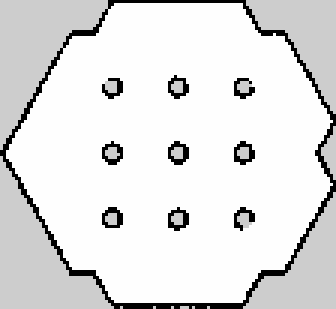
#> input picture 03_Maps/run_heuristic.pgm, 112 x 103 px, found by its file name (shown 3 times larger)
$ python make_plots.py
#> lines starting #> are read from the running program, lines starting #| are printed output that depends on the picture
#!/usr/bin/env python3
"""Generate the comparison figures for the project report."""

import os
import numpy as np
import matplotlib
matplotlib.use('Agg')
import matplotlib.pyplot as plt

OUT = os.path.expanduser('~/ros2_ws/src/explore_nav/results')
MAPS = os.path.expanduser('~/maps')
os.makedirs(OUT, exist_ok=True)

C_HEUR, C_RL, C_NEAR, C_RAND = '#4C72B0', '#DD8452', '#55A868', '#8C8C8C'
plt.rcParams.update({'font.size': 11, 'axes.spines.top': False,
                     'axes.spines.right': False, 'figure.dpi': 130})


def label_bars(ax, bars, fmt='{:.1f}'):
    for b in bars:
        ax.text(b.get_x() + b.get_width()/2, b.get_height(),
                fmt.format(b.get_height()), ha='center', va='bottom',
                fontsize=10, fontweight='bold')


# ---------- Figure 1: Gazebo head-to-head ----------
metrics = [('Time to complete (s)', 134.5, 120.1, '{:.1f}'),
           ('Path length (m)',       14.6,  11.4, '{:.1f}'),
           ('Goals dispatched',      18,    16,   '{:.0f}'),
           ('Coverage (% cells)',    74.5,  74.3, '{:.1f}')]

fig, axes = plt.subplots(1, 4, figsize=(13, 3.8))
for ax, (title, h, r, fmt) in zip(axes, metrics):
    bars = ax.bar(['Heuristic', 'RL (PPO)'], [h, r], color=[C_HEUR, C_RL], width=0.6)
    label_bars(ax, bars, fmt)
    ax.set_title(title, fontsize=11)
    ax.set_ylim(0, max(h, r) * 1.25)
    ax.grid(axis='y', alpha=0.25)
    ax.set_axisbelow(True)
fig.suptitle('Gazebo: learned policy vs hand-coded heuristic (turtlebot3_world)',
             fontsize=13, fontweight='bold')
fig.tight_layout()
fig.savefig(f'{OUT}/fig1_gazebo_comparison.png', bbox_inches='tight')
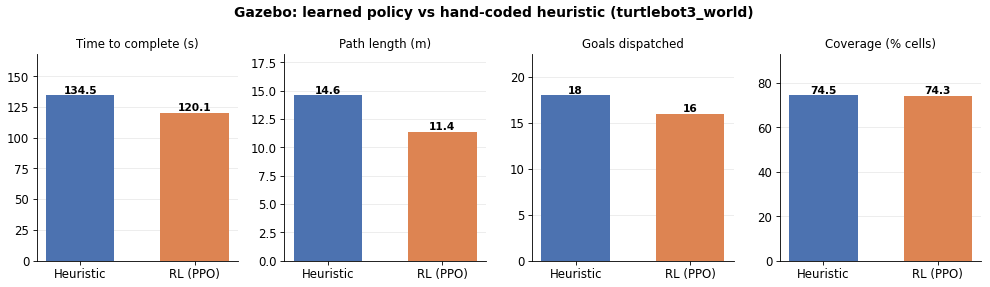
#> figure drawn by matplotlib, 4 panels
print('fig1 saved')


# ---------- Figure 2: simulator benchmark, 50 maps ----------
pol = ['Random', 'Nearest', 'Heuristic', 'PPO (ours)']
rew = [-32.60, 59.75, 60.21, 59.47]
cov = [65.7, 98.3, 98.2, 98.4]
cols = [C_RAND, C_NEAR, C_HEUR, C_RL]

fig, (a1, a2) = plt.subplots(1, 2, figsize=(11, 4))
b1 = a1.bar(pol, rew, color=cols, width=0.62)
label_bars(a1, b1, '{:.2f}')
a1.axhline(0, color='black', lw=0.8)
a1.set_title('Mean episode reward')
a1.grid(axis='y', alpha=0.25); a1.set_axisbelow(True)

b2 = a2.bar(pol, cov, color=cols, width=0.62)
label_bars(a2, b2, '{:.1f}')
a2.set_ylim(0, 108)
a2.set_title('Mean coverage (%)')
a2.grid(axis='y', alpha=0.25); a2.set_axisbelow(True)

fig.suptitle('Simulator benchmark - 50 identical randomised maze maps per policy',
             fontsize=13, fontweight='bold')
fig.tight_layout()
fig.savefig(f'{OUT}/fig2_benchmark_50maps.png', bbox_inches='tight')
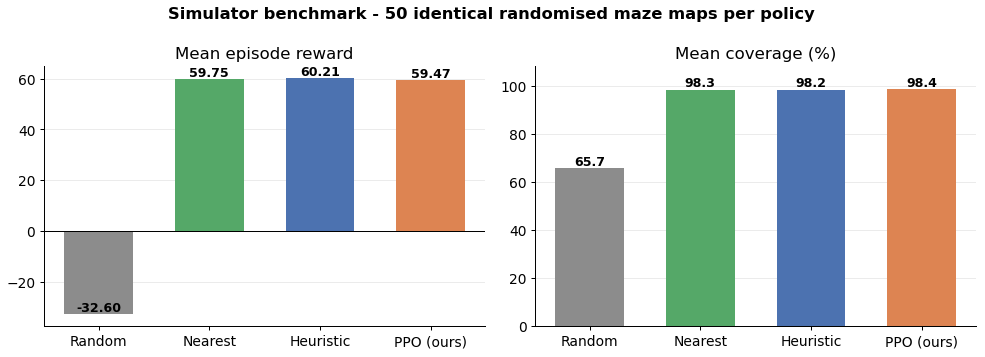
#> figure drawn by matplotlib, 2 panels; panel 1: tallest bar 60.21 high, from x = 1.69 to 2.31; panel 2: tallest bar 98.4 high, from x = 2.69 to 3.31
print('fig2 saved')


# ---------- Figure 3: PPO training progression ----------
steps = [2048, 6144, 12288, 34816, 73728, 251904]
reward = [-10.1, 8.04, 38.8, 54.5, 68.1, 58.1]
eplen = [57.5, 54.0, 42.3, 39.7, 26.8, 36.3]

fig, ax = plt.subplots(figsize=(7.5, 4.2))
ax.plot(steps, reward, marker='o', color=C_RL, lw=2, label='Mean episode reward')
ax.axhline(-32.60, ls='--', color=C_RAND, lw=1.4, label='Random baseline')
ax.axhline(60.21, ls='--', color=C_HEUR, lw=1.4, label='Hand-coded heuristic')
ax.set_xlabel('Training timesteps')
ax.set_ylabel('Mean episode reward')
ax.set_title('PPO training progression', fontweight='bold')
ax.grid(alpha=0.25); ax.set_axisbelow(True)
ax.legend(frameon=False, fontsize=10)
fig.tight_layout()
fig.savefig(f'{OUT}/fig3_training_curve.png', bbox_inches='tight')
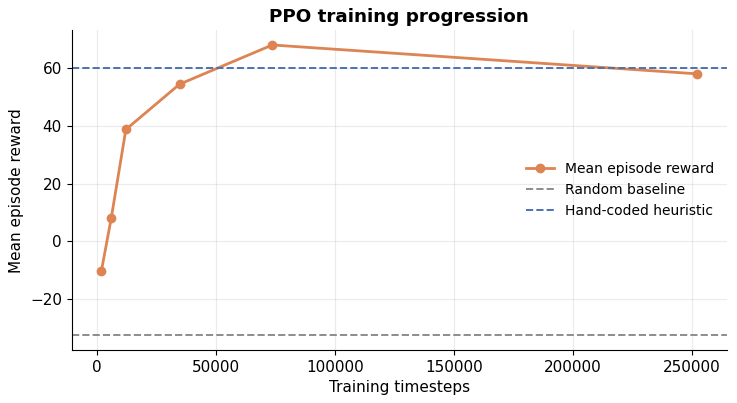
#> figure drawn by matplotlib, 1 panel
print('fig3 saved')


# ---------- Figure 4: the two resulting maps ----------
try:
    from PIL import Image
    fig, (m1, m2) = plt.subplots(1, 2, figsize=(10, 5.5))
    for ax, name, title, col in [
            (m1, 'run_heuristic.pgm', 'Heuristic - 134.5 s, 14.6 m', C_HEUR),
            (m2, 'run_rl.pgm',        'RL (PPO) - 120.1 s, 11.4 m', C_RL)]:
        img = np.array(Image.open(os.path.join(MAPS, name)))
#> img is the input picture: shape (103, 112); min 0, max 254, mean 224.6
        ax.imshow(img, cmap='gray', origin='lower')
        ax.set_title(title, color=col, fontweight='bold')
        ax.axis('off')
    fig.suptitle('Final occupancy grids produced by each policy',
                 fontsize=13, fontweight='bold')
    fig.tight_layout()
    fig.savefig(f'{OUT}/fig4_maps.png', bbox_inches='tight')
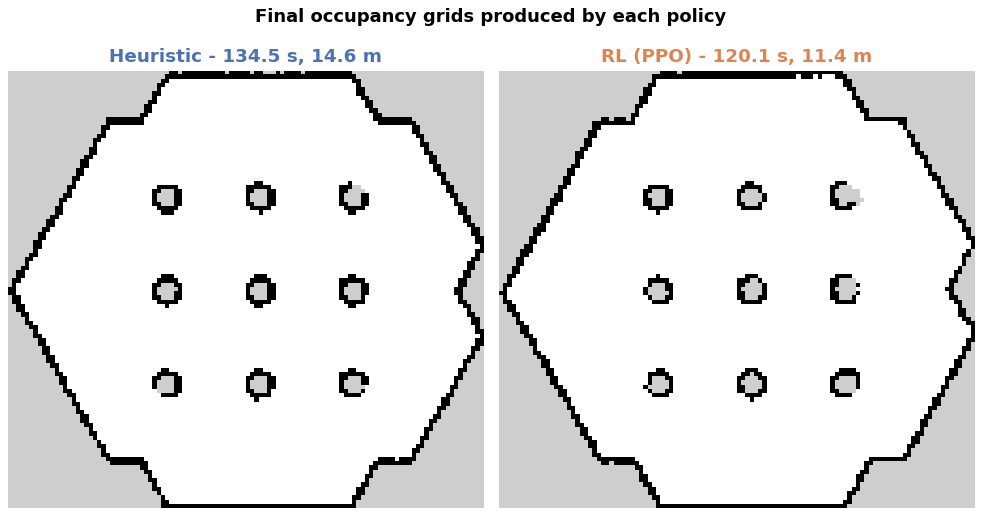
#> figure drawn by matplotlib, 2 panels
    print('fig4 saved')
except Exception as e:
    print('fig4 skipped:', e)

print('\nAll figures written to', OUT)
